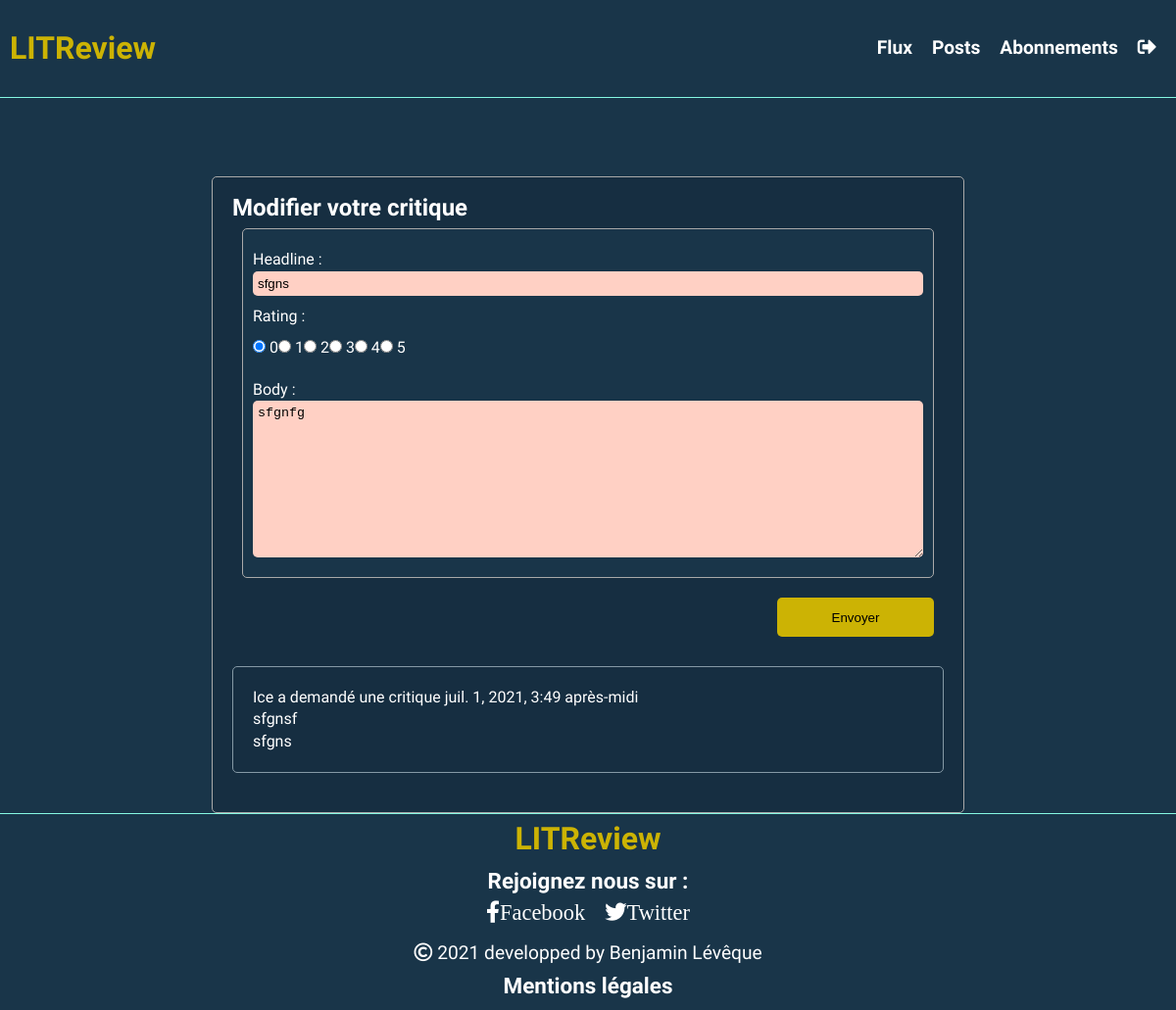
The page /review/3/5/edit/ (signed in) on the database as committed earlier.
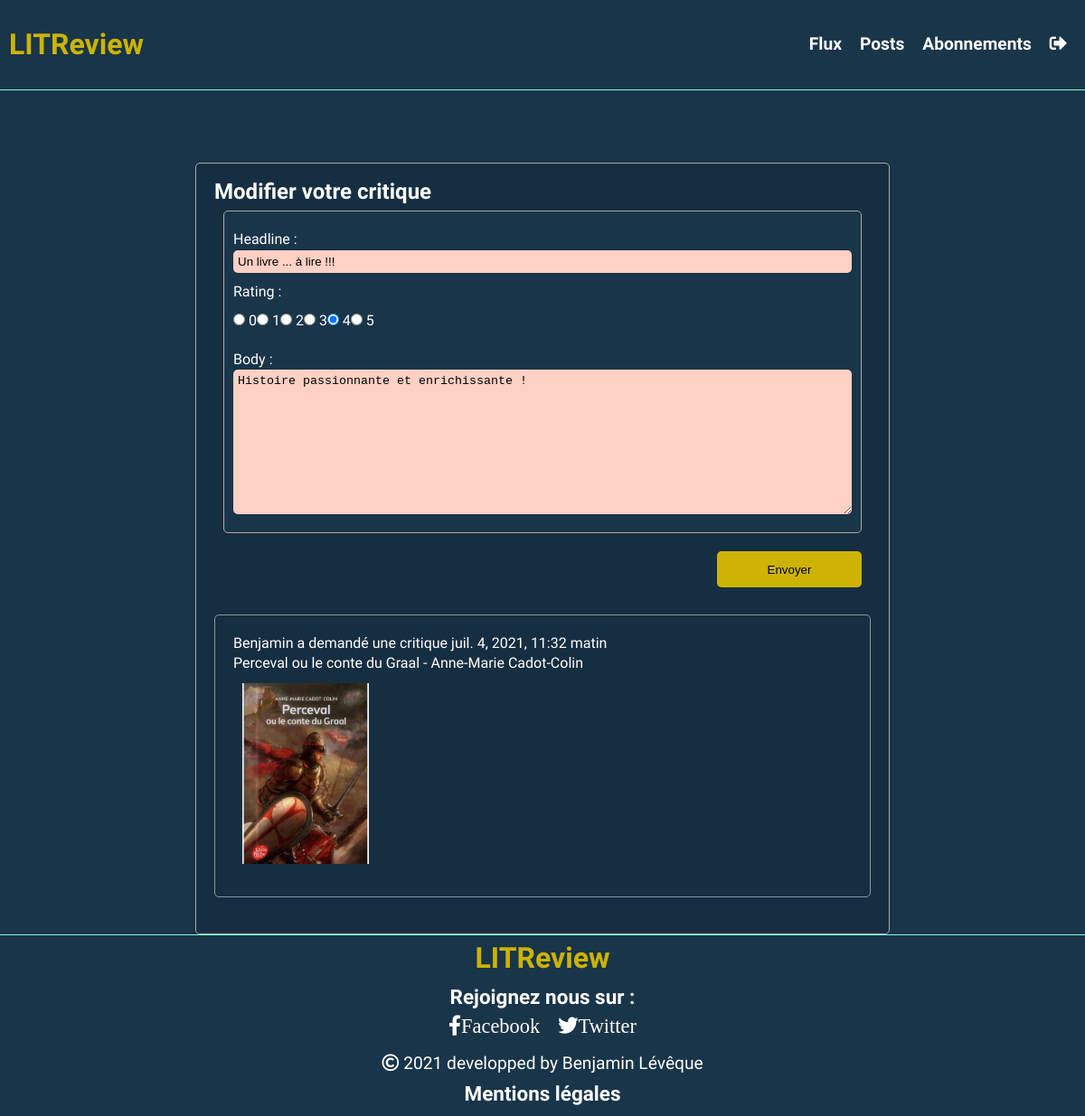
The same page on the database as committed later.
### reviews/models.py (models this page shows, shortened)
class Review(models.Model):
    ticket = models.ForeignKey(to=Ticket, on_delete=models.CASCADE)
    rating = models.PositiveSmallIntegerField(
        validators=[MinValueValidator(0), MaxValueValidator(5)],
    )
    headline = models.CharField(max_length=128)
    body = models.TextField(max_length=8192, blank=True)
    user = models.ForeignKey(to=CustomUserModel, on_delete=models.CASCADE)
    time_created = models.DateTimeField(auto_now_add=True)
    class Meta:
        ordering = ["-time_created"]
        verbose_name = "Review"

class Ticket(models.Model):
    title = models.CharField(max_length=128, verbose_name="Titre")
    description = models.TextField(max_length=2048, blank=True)
    user = models.ForeignKey(to=CustomUserModel, on_delete=models.CASCADE)
    image = models.ImageField(null=True, blank=True, upload_to="images/")
    time_created = models.DateTimeField(auto_now_add=True)
    response = models.BooleanField(default=False)
    his_review = models.BooleanField(default=False)
    class Meta:
        ordering = ["-time_created"]
        verbose_name = "Ticket"

### accounts/models.py (models this page shows)
class CustomUser(AbstractUser):
    pass

### reviews/views.py (the view)
# urls.py: path('review/<int:pk>/<int:id_ticket>/edit/', ReviewUpdateView.as_view(), name='update-review'),
class ReviewUpdateView(LoginRequiredMixin, UpdateView):
    model = Review
    form_class = CustomReviewForm
    template_name = "reviews/review_update.html"
    success_url = reverse_lazy("flux:posts")
    def get_context_data(self, **kwargs):
        context = super(ReviewUpdateView, self).get_context_data(**kwargs)
        ticket = get_object_or_404(Ticket, pk=self.kwargs["id_ticket"])
        context["ticket"] = ticket
        return context

### reviews/forms.py
class CustomReviewForm(forms.ModelForm):
    rating = forms.ChoiceField(widget=forms.RadioSelect,
                               choices=RATING_OPTIONS,
                               )
    class Meta:
        model = Review
        fields = ["headline", "rating", "body", ]

### reviews/templates/reviews/review_update.html (shortened to what this page needs)
{% extends 'base.html' %}
{% block navigation %}
{% include "reviews/nav.html" %}
{% endblock %}
{% block content %}
<div class="review-update-container">
    <h2>Modifier votre critique</h2>
    <form method="POST" enctype="multipart/form-data">
        <div class="review-form">
            {{ form.as_p }}
        </div>
        <div class="ticket_btn-container">
            <input class="envoyer-btn" type="submit" value="Envoyer">
        </div>
    </form>
    <div class="ticket-container">
        <div class="ticket">
            <p><span class="ticket-user">{{ ticket.user }} a demandé une critique</span>
                <span class="ticket-time">{{ ticket.time_created }}</span>
            </p>
            <p>{{ ticket.title }}</p>
            <p>{{ ticket.description }}</p>
            {% if ticket.image %}
            <img src="{{ ticket.image.url }}" width="100px" height="100px" alt="img"/>
            {% endif %}
        </div>
    </div>
</div>
{% endblock %}

Rows that differ between the two databases and show on the page:
changed Review: headline "sfgns" → "Un livre ... à lire !!!"; rating "☑ Rating : ☐ 1 ☐ 2 ☐ 3 ☐ 4 ☐ 5" → "☐ Rating : ☐ 1 ☐ 2 ☐ 3 ☑ 4 ☐ 5"; body "sfgnfg" → "Histoire passionnante et enrichissante !"
changed Ticket: user "Ice" → "Benjamin"; time_created "juil. 1, 2021, 3:49 après-midi" → "juil. 4, 2021, 11:32 matin"; title "sfgnsf" → "Perceval ou le conte du Graal - Anne-Marie Cadot-Colin"; image: picture added; description "sfgns" → (not shown)
